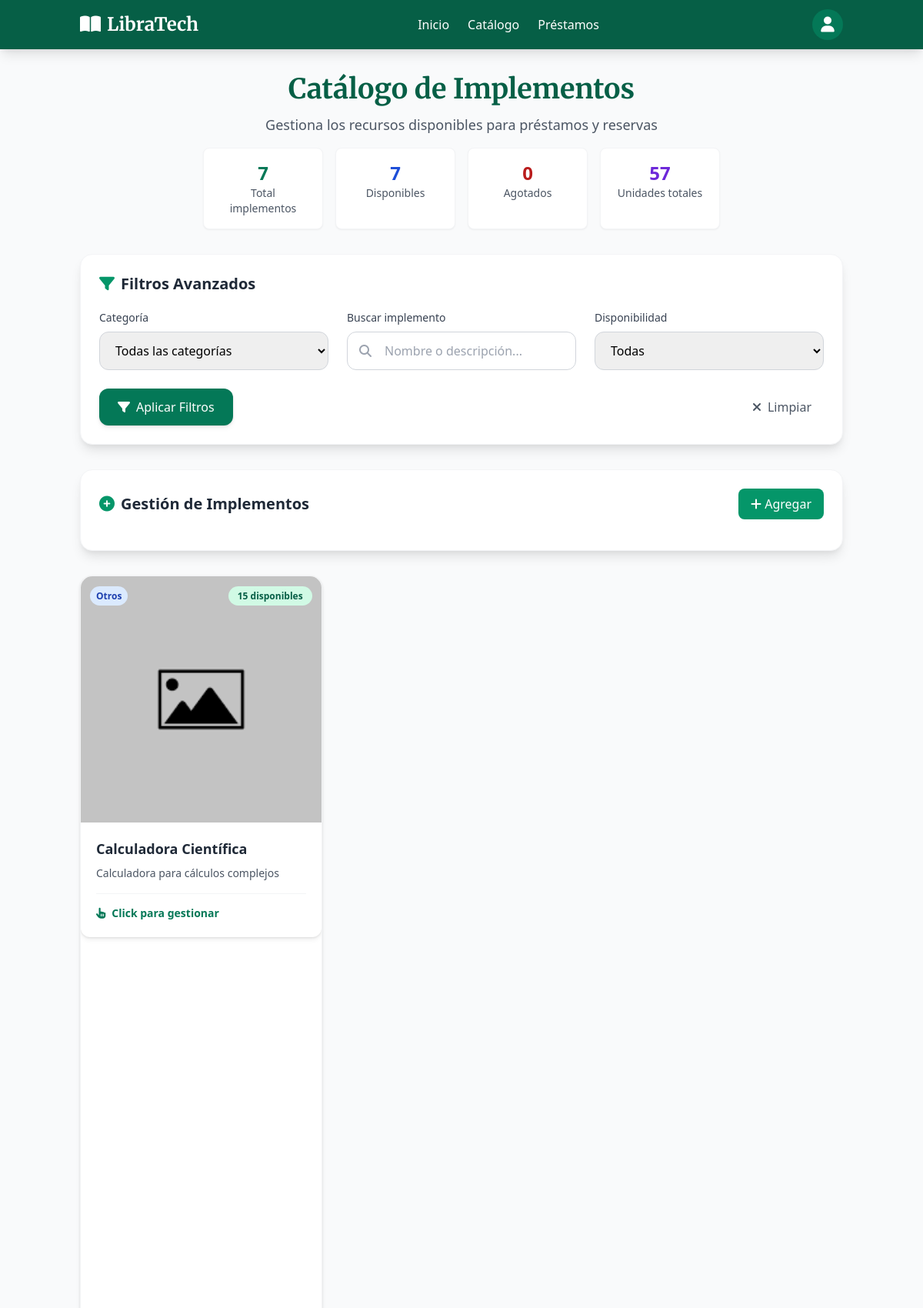
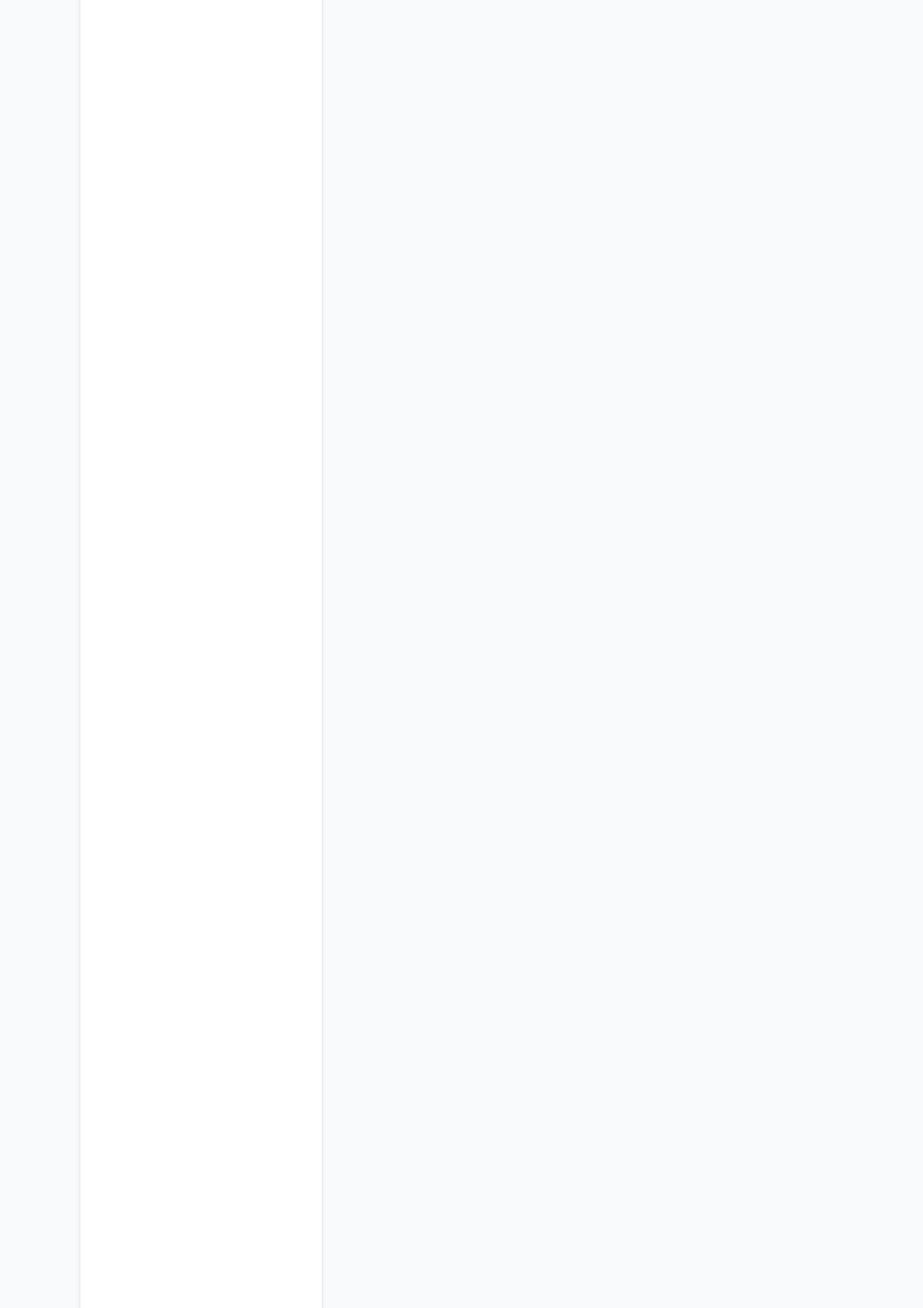
/catalogo/catalogo (signed in, upper part), run on the app's committed database (2 pictures, top to bottom).
### tables this page shows
CREATE TABLE catalogo (
                id INTEGER PRIMARY KEY AUTOINCREMENT,
                implemento TEXT NOT NULL,
                descripcion TEXT NOT NULL,
                disponibilidad INTEGER NOT NULL DEFAULT 0,
                imagen_url TEXT,
                categoria TEXT,
                habilitado BOOLEAN DEFAULT 1,
                requiere_autorizacion BOOLEAN DEFAULT 1, -- Si requiere autorización de instructor
                solo_instructores BOOLEAN DEFAULT 0,    -- Si es exclusivo para instructores
                created_at TIMESTAMP DEFAULT CURRENT_TIMESTAMP
            );

### routes/catalogo.py (the view, shortened to what this page needs)
@catalogo_bp.route('/catalogo', methods=['GET', 'POST'])
@login_required
def catalogo():
    user_role = get_user_role()
    conn = get_db_connection()
    if can_view_instructor_items(user_role):
        catalogo_items = conn.execute('SELECT * FROM catalogo WHERE habilitado = 1 ORDER BY implemento').fetchall()
    else:
        catalogo_items = conn.execute('''
            SELECT * FROM catalogo
            WHERE habilitado = 1 AND solo_instructores = 0
            ORDER BY implemento
        ''').fetchall()
    conn.close()
    return render_template('views/catalogo.html', catalogo=catalogo_items)

### app.py (called while the page is built)
@app.context_processor
def inject_user():
    return dict(
        current_user={
            'id': session.get('user_id'),
            'nombre': session.get('user_nombre'),
            'email': session.get('user_email'),
            'rol': session.get('rol'),
            'is_authenticated': 'user_id' in session,
            'is_admin': session.get('rol') == 'admin',
            'is_instructor': session.get('rol') in ['instructor', 'admin'],
            'is_aprendiz': session.get('rol') == 'aprendiz',
            'is_externo': session.get('rol') == 'externo'
        },
        session=session  # Para acceder a session en las plantillas
    )

### routes/catalogo.py (called while the page is built)
def get_user_role():
    return session.get('rol', 'aprendiz')

def can_view_instructor_items(user_role):
    return user_role in ['instructor', 'admin']

### routes/login.py (called while the page is built)
def login_required(view):
    from functools import wraps
    @wraps(view)
    def wrapped_view(*args, **kwargs):
        if 'user_id' not in session:
            flash('Por favor, inicie sesión para acceder a esta página', 'error')
            return redirect(url_for('login.login'))
        return view(*args, **kwargs)
    return wrapped_view

### utils/db.py (called while the page is built)
def get_db_connection():
    os.makedirs('models', exist_ok=True)
    conn = sqlite3.connect('models/database.db')
    conn.row_factory = sqlite3.Row
    return conn

### templates/views/catalogo.html (shortened to what this page needs)
{% extends "base.html" %}
{% block content %}
<main class="container mx-auto px-4 py-8">
    <div class="text-center mb-8">
        <h1 class="text-4xl font-serif font-bold text-green-800 mb-3">Catálogo de Implementos</h1>
        <p class="text-gray-600 text-lg mb-4">Gestiona los recursos disponibles para préstamos y reservas</p>
        <div class="grid grid-cols-2 md:grid-cols-4 gap-4 max-w-2xl mx-auto">
            <div class="bg-white p-4 rounded-lg shadow-sm border border-gray-100">
                <div class="text-2xl font-bold text-green-700">{{ catalogo|length }}</div>
                <div class="text-sm text-gray-600">Total implementos</div>
            </div>
            <div class="bg-white p-4 rounded-lg shadow-sm border border-gray-100">
                <div class="text-2xl font-bold text-blue-700">
                    {{ catalogo|selectattr('disponibilidad', 'gt', 0)|list|length }}
                </div>
                <div class="text-sm text-gray-600">Disponibles</div>
            </div>
            <div class="bg-white p-4 rounded-lg shadow-sm border border-gray-100">
                <div class="text-2xl font-bold text-red-700">
                    {{ catalogo|selectattr('disponibilidad', 'eq', 0)|list|length }}
                </div>
                <div class="text-sm text-gray-600">Agotados</div>
            </div>
            <div class="bg-white p-4 rounded-lg shadow-sm border border-gray-100">
                <div class="text-2xl font-bold text-purple-700">
                    {{ catalogo|map(attribute='disponibilidad')|sum }}
                </div>
                <div class="text-sm text-gray-600">Unidades totales</div>
            </div>
        </div>
    </div>
    <form action="{{ url_for('catalogo.filtrar_catalogo') }}" method="get"
          class="bg-white p-6 rounded-2xl shadow-lg mb-8 border border-gray-100">
        <h2 class="text-xl font-bold text-gray-800 mb-5 flex items-center">
            <i class="fas fa-filter mr-2 text-green-600"></i> Filtros Avanzados
        </h2>
        <div class="grid grid-cols-1 md:grid-cols-3 gap-6">
            <div>
                <label class="block text-sm font-medium text-gray-700 mb-2">Categoría</label>
                <select name="categoria"
                        class="w-full px-4 py-3 border border-gray-300 rounded-xl focus:ring-2 focus:ring-green-600 focus:border-transparent transition">
                    <option value="">Todas las categorías</option>
                </select>
            </div>
            <div>
                <label class="block text-sm font-medium text-gray-700 mb-2">Buscar implemento</label>
                <div class="relative">
                    <i class="fas fa-search absolute left-4 top-1/2 transform -translate-y-1/2 text-gray-400"></i>
                    <input type="text" name="filtro" value="{{ request.args.get('filtro', '') }}"
                           placeholder="Nombre o descripción..."
                           class="w-full px-4 py-3 pl-12 border border-gray-300 rounded-xl focus:ring-2 focus:ring-green-600 focus:border-transparent transition">
                </div>
            </div>
            <div>
                <label class="block text-sm font-medium text-gray-700 mb-2">Disponibilidad</label>
                <select name="disponibilidad"
                        class="w-full px-4 py-3 border border-gray-300 rounded-xl focus:ring-2 focus:ring-green-600 focus:border-transparent transition">
                    <option value="">Todas</option>
                </select>
            </div>
        </div>
        <div class="flex justify-between items-center mt-6">
            <button type="submit"
                    class="px-6 py-3 bg-green-700 text-white rounded-xl hover:bg-green-600 transition flex items-center shadow-md hover:shadow-lg">
                <i class="fas fa-filter mr-2"></i> Aplicar Filtros
            </button>
            <a href="{{ url_for('catalogo.catalogo') }}"
               class="px-4 py-2 text-gray-600 hover:text-gray-800 transition flex items-center">
                <i class="fas fa-times mr-2"></i> Limpiar
            </a>
        </div>
    </form>
    {% if session.get('rol') == 'admin' %}
    <div class="bg-white p-6 rounded-2xl shadow-lg mb-8 border border-gray-100" x-data="{ open: false }">
        <div class="flex justify-between items-center mb-4">
            <h2 class="text-xl font-bold text-gray-800 flex items-center">
                <i class="fas fa-plus-circle mr-2 text-green-600"></i> Gestión de Implementos
            </h2>
            <button @click="open = !open"
                    class="px-4 py-2 bg-green-600 text-white rounded-lg hover:bg-green-700 transition">
                <i class="fas" :class="open ? 'fa-minus' : 'fa-plus'"></i>
                <span x-show="!open">Agregar</span>
            </button>
        </div>
    </div>
    {% endif %}
    <div class="grid grid-cols-1 md:grid-cols-2 lg:grid-cols-3 xl:grid-cols-4 gap-6">
        {% for item in catalogo %}
        <div x-data="{ open: false, action: '', loading: false }" class="group">
            <div class="bg-white rounded-2xl shadow-md hover:shadow-xl transition cursor-pointer overflow-hidden h-full flex flex-col border border-gray-100 group-hover:border-green-200"
                 @click="if(!loading) { open = true; action = '' }">
        <div class="bg-white rounded-xl shadow-md overflow-hidden image-container mb-8">
            <div class="h-64 md:h-80 relative flex items-center justify-center overflow-hidden">
                <img
                    src="{{ url_for('static', filename=(('uploads/' + item.imagen_url) if item.imagen_url else 'img/default.jpg')) }}"
                    alt="{{ item.implemento }}"
                    class="w-full h-full object-cover object-center"
                    onerror="this.src='https://via.placeholder.com/400x300/eff6ff/0ea5e9?text=Imagen+No+Disponible'"
                >
                    <div class="absolute top-3 right-3">
                        <span class="px-3 py-1 rounded-full text-xs font-semibold
                            {% if item['disponibilidad'] > 0 %}
                                bg-green-100 text-green-800
                            {% else %}
                                bg-red-100 text-red-800
                            {% endif %}">
                            {% if item['disponibilidad'] > 0 %}
                                {{ item['disponibilidad'] }} disponible{% if item['disponibilidad'] > 1 %}s{% endif %}
                            {% else %}
                                Agotado
                            {% endif %}
                        </span>
                    </div>
                    <div class="absolute top-3 left-3">
                        <span class="px-2 py-1 rounded-full text-xs font-semibold bg-blue-100 text-blue-800">
                            {{ item['categoria'] }}
                        </span>
                    </div>
                </div>
                <div class="p-5 flex-1 flex flex-col">
                    <h3 class="font-bold text-lg mb-2 text-gray-800 line-clamp-1">{{ item['implemento'] }}</h3>
                    <p class="text-gray-600 text-sm mb-4 flex-1 line-clamp-2">{{ item['descripcion'] }}</p>
                    <div class="mt-auto pt-3 border-t border-gray-100">
                        <span class="inline-flex items-center text-sm text-green-700 font-semibold">
                            <i class="fas fa-hand-pointer mr-2"></i>Click para gestionar
                        </span>
                    </div>
                </div>
            </div>
        </div>
        {% endfor %}
    </div>
</main>
{% endblock %}

### static/styles.css (style rules this page uses)
body { font-family: 'Open Sans', sans-serif; }
.font-serif { font-family: 'Merriweather', serif; }
a, button { transition: all 0.3s ease; }
.shadow-md { box-shadow: 0 4px 6px rgba(0, 0, 0, 0.05), 0 1px 3px rgba(0, 0, 0, 0.1); }
.shadow-lg { box-shadow: 0 10px 15px -3px rgba(0, 0, 0, 0.1), 0 4px 6px -2px rgba(0, 0, 0, 0.05); }
.bg-white { animation: fadeIn 0.5s ease-out; }
.image-container { transition: transform 0.3s ease, box-shadow 0.3s ease; }

### data on the page
catalogo: disponibilidad "15", categoria "Otros", implemento "Calculadora Científica", descripcion "Calculadora para cálculos complejos"

### other printed values
{{ catalogo|length }} "7"
{{ catalogo|selectattr('disponibilidad', 'gt', 0)|list|length }} "7"
{{ catalogo|selectattr('disponibilidad', 'eq', 0)|list|length }} "0"
{{ catalogo|map(attribute='disponibilidad')|sum }} "57"
